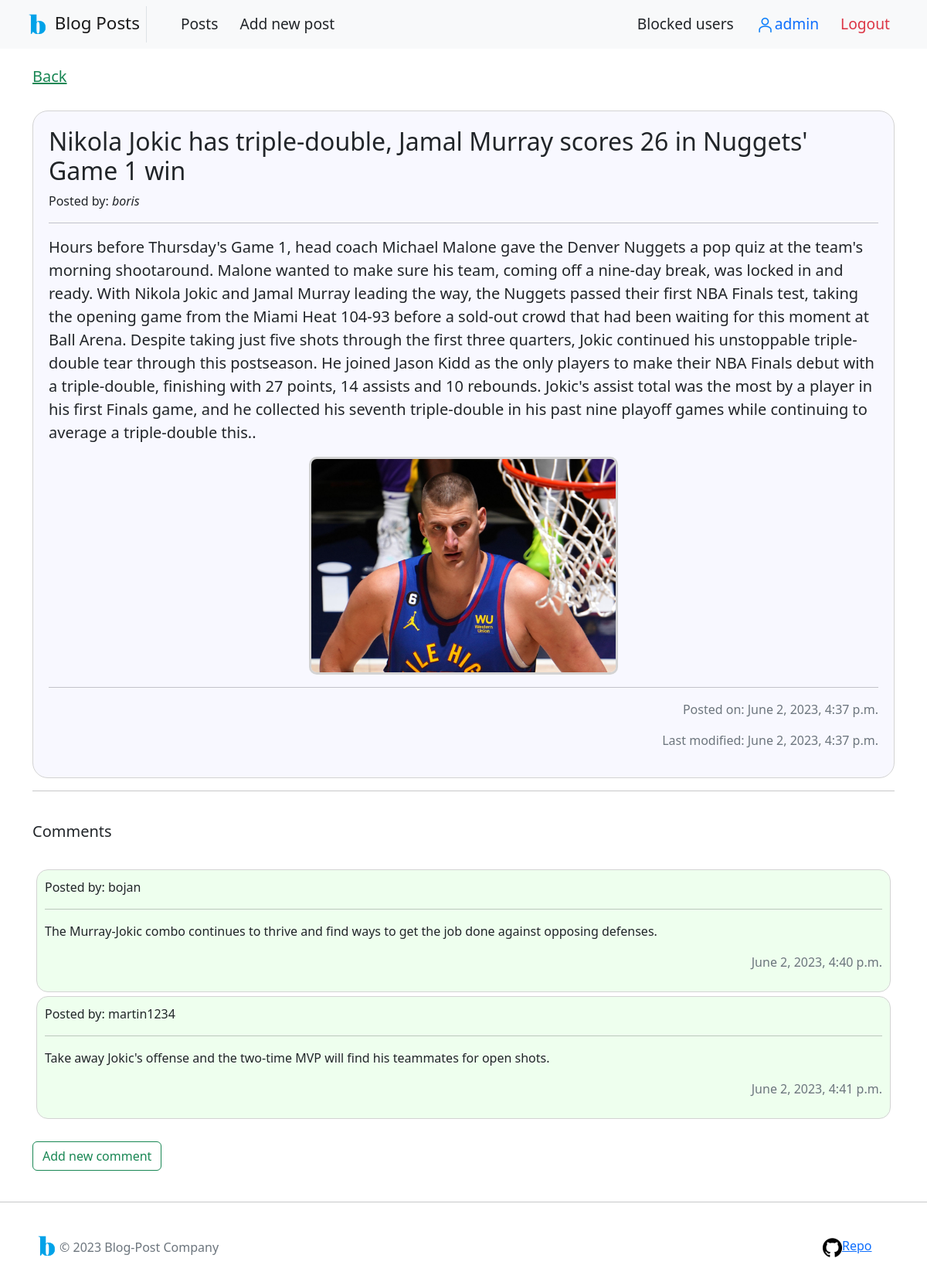
/2/ (signed in), run on the app's committed database.
### posts/models.py (models this page shows, shortened)
class Post(models.Model):
    title = models.CharField(max_length=200)
    author = models.ForeignKey(User, on_delete=models.CASCADE, null=True, blank=True)
    content = models.TextField(null=True, blank=True)
    image = models.ImageField(upload_to="upload/",default=None, null=True, blank=True)
    date_created = models.DateTimeField(auto_now_add=True, editable=True)
    date_modified = models.DateTimeField(auto_now_add=True)

class PostComment(models.Model):
    posted_by = models.ForeignKey(User, on_delete=models.CASCADE, null=True, blank=True)
    post = models.ForeignKey(Post, on_delete=models.CASCADE, null=True, blank=True)
    comment = models.TextField()
    comment_date = models.DateTimeField(auto_now_add=True)

### posts/views.py (the view)
# urls.py: path("<int:post_id>/", views.detail, name="detail"),
@login_required
def detail(request, post_id):
    post = get_object_or_404(Post, pk=post_id)
    comments = PostComment.objects.filter(post=post)
    if request.method == 'POST':
        form = CommentForm(request.POST)
        if form.is_valid():
            comment = form.save(commit=False)
            comment.posted_by = request.user
            comment.post = post
            form.save()
            return redirect('detail', post_id)
    else:
        form = CommentForm()
    context = {"post": post, "form": form, "comments": comments}
    return render(request, "detail.html", context)

### posts/templates/detail.html (shortened to what this page needs)
{% extends 'base/main.html' %}
{% block content %}
    <div class="container">
        <h5><a class="link-success" href="{% url 'home' %}">Back</a></h5><br>
        <div class="post">
            <h2>{{ post.title }}</h2>
            <p>Posted by: <i>{{ post.author }}</i></p>
            <hr>
            <p class="blockquote">{{ post.content }}</p>
            {% if post.image %}
                <div class="imgDiv">
                    <img class="imgPost" src="{{ MEDIA_URL }}{{ post.image.url }}" alt="No image uploaded">
                </div>
            {% endif %}
            <hr>
            <p class="text-muted text-end">Posted on: {{ post.date_created }}</p>
            <p class="text-muted text-end">Last modified: {{ post.date_modified }}</p>
        </div>
        <hr>
        <br>
        <h5>Comments</h5><br>
        {% for comment in comments %}
            <div class="comments">
                <p>Posted by: {{ comment.posted_by }}</p>
                <hr>
                <p>{{ comment.comment }}</p>
                <p class="text-muted text-end">{{ comment.comment_date }}</p>
            </div>
        {% endfor %}
        <br>
        <button class="btn btn-outline-success" onclick="formBlock()">Add new comment</button>
        <br><br>
    </div>
{% endblock %}

### posts/templates/base/navbar.html (shortened to what this page needs)
<nav class="navbar navbar-expand-sm navbar-light bg-light justify-content-between pe-5">
    <a class="navbar-brand border-end pe-2" href="{% url 'home' %}" style="margin-left: 30px;">
        <img width="35" src="../../../static/staticfiles/logo.png">
        Blog Posts
    </a>
    <a class="nav-link active" aria-current="page" href="{% url 'home' %}">Posts</a>
    <a class="nav-link active" aria-current="page" href="{% url 'add' %}">Add new post</a>
    {% if user.is_authenticated %}
    <div class="nav-item ">
        <a class="nav-link" aria-current="page" href="{% url 'blockedUsers' %}">Blocked users</a>
    </div>
    <div class="nav-item">
        <a class="text-primary nav-link" aria-current="page" href="{% url 'profile' %}"><img width="25"
                                                                                             src="../../../static/staticfiles/userIcon.png"><span>{{ request.user }}</span></a>
    </div>
    <div class="nav-item">
        <a class="text-danger nav-link" aria-current="page" href="{% url 'logoutView' %}">Logout</a>
    </div>
    {% else %}
    <div class="nav-item">
        <a class="nav-link" aria-current="page" href="{% url 'login' %}">Login</a>
    </div>
    {% endif %}
</nav><br>

### static/staticfiles/style.css (style rules this page uses)
.post { background: ghostwhite; }
.comments { background: #eeffee; }
.comments { border-radius: 15px; border: 1px solid lightgray; padding: 10px; margin: 5px; background: #eeffee; }
.post { padding: 20px; border-radius: 20px; border: 1px solid lightgray; background: ghostwhite; }
.imgPost { width: 100%; max-width: 400px; border: 3px solid lightgray; border-radius: 10px; }
.imgDiv { text-align: center; }
.navbar { font-size: 1.2rem; }
.navbar-brand { font-size: 1.4rem; }

### data on the page
Post: title "Nikola Jokic has triple-double, Jamal Murray scores 26 in Nuggets' Game 1 win", author "boris", content "Hours before Thursday's Game 1, head coach Michael Malone gave the Denver Nuggets a pop quiz at the team's morning shootaround. Malone wanted to make sure his team, coming off a nine-day break, was locked in and ready. With Nikola Jokic and Jamal Murray leading the way, the Nuggets passed their first NBA Finals test, taking the opening game from the Miami Heat 104-93 before a sold-out crowd that had been waiting for this moment at Ball Arena. Despite taking just five shots through the first three quarters, Jokic continued his unstoppable triple-double tear through this postseason. He joined Jason Kidd as the only players to make their NBA Finals debut with a triple-double, finishing with 27…", image (picture), date_created "June 2, 2023, 4:37 p.m.", date_modified "June 2, 2023, 4:37 p.m."
PostComment: posted_by "bojan", comment "The Murray-Jokic combo continues to thrive and find ways to get the job done against opposing defenses.", comment_date "June 2, 2023, 4:40 p.m."
PostComment: posted_by "martin1234", comment "Take away Jokic's offense and the two-time MVP will find his teammates for open shots.", comment_date "June 2, 2023, 4:41 p.m."

### other printed values
{{ request.user }} "admin"
